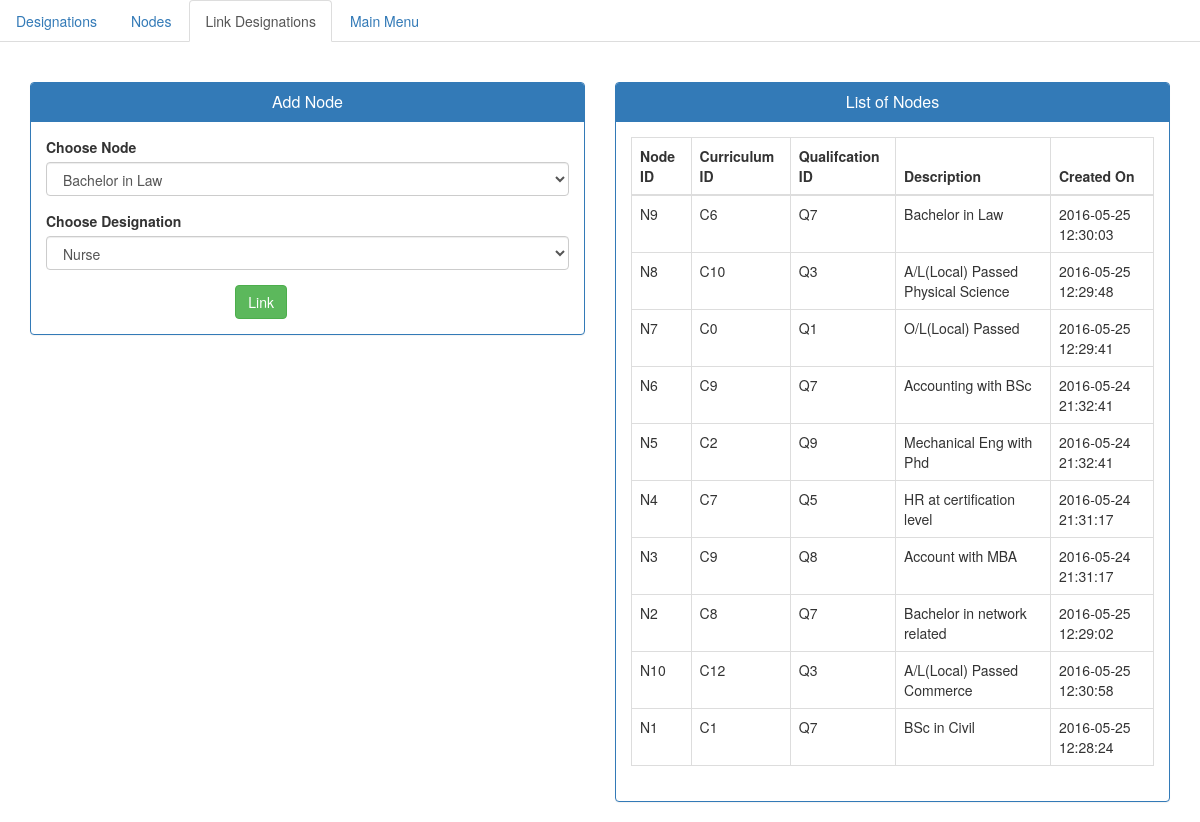
Page /vexpo/linkDesignations.php on the committed database.
### tables this page shows
CREATE TABLE IF NOT EXISTS `node` (
  `node_Id` varchar(5) NOT NULL,
  `curriculum_Id` varchar(5) NOT NULL,
  `qualification_Id` varchar(5) NOT NULL,
  `description` varchar(45) NOT NULL,
  `created_at` timestamp NOT NULL DEFAULT CURRENT_TIMESTAMP ON UPDATE CURRENT_TIMESTAMP,
  `updated_at` timestamp NOT NULL DEFAULT '0000-00-00 00:00:00',
  PRIMARY KEY (`node_Id`),
  UNIQUE KEY `curriculum_Id` (`curriculum_Id`,`qualification_Id`),
  KEY `fk_nodes_curriculum1_idx` (`curriculum_Id`),
  KEY `fk_nodes_qualifications1_idx` (`qualification_Id`)
);

### vexpo/linkDesignations.php (the view, shortened to what this page needs)
<?php
$con = mysqli_connect("vexpo.futureminds.lk","vexpofuturemind_Isira","test@1992","vexpofuturemind_jayandb");
$sql1 = "SELECT node_Id,	curriculum_Id,qualification_Id, description, created_at FROM node ORDER BY node_Id DESC";
$res1 = mysqli_query($con,$sql1) or die(mysqli_error($con));
$sql2 = "SELECT description FROM designation ORDER BY designation_Id DESC";
$res2 = mysqli_query($con,$sql2) or die(mysqli_error($con));
$sql3 = "SELECT description FROM node ORDER BY node_Id DESC";
$res3 = mysqli_query($con,$sql3) or die(mysqli_error($con));
 ?>
<!DOCTYPE HTML>
<html>
  <head>
      <link href="https://maxcdn.bootstrapcdn.com/bootstrap/3.3.6/css/bootstrap.min.css" rel="stylesheet">
  </head>
  <body>
    <ul class="nav nav-tabs">
        <li role="presentation"><a href="designations.php"> Designations  </a></li>
        <li role="presentation"><a href="nodes.php"> Nodes </a></li>
        <li role="presentation" class="active"><a href="linkDesignations.php"> Link Designations </a></li>
          <li role="presentation"><a href="index.php"> Main Menu </a></li>
    </ul>
            <div class="container">
            <br/>
            <br/>
            <div class="row">
              <div class="col-sm-6">
              <div class="panel panel-primary">
                  <div class="panel-heading">  <h4 class="panel-title" align="center"> Add Node </h4></div>
              <div class="panel-body">
                <form action="linkDesignations.php" method="post">
                        <div class="form-group">
                              <label > Choose Node  </label>
                          <select class="form-control" id="node" name="node">
                            <?php
                            while (($row = mysqli_fetch_array($res3)) != null)
                                {
                                  echo "<option>{$row['description']}</option>";
                                }
                            ?>
                          </select>
                        </div>
                        <div class="form-group">
                              <label > Choose Designation </label>
                          <select class="form-control" id="desgName" name="desgName">
                            <?php
                            while (($row = mysqli_fetch_array($res2)) != null)
                                {
                                  echo "<option>{$row['description']}</option>";
                                }
                            ?>
                          </select>
                        </div>
                        <div class="col-sm-4 col-sm-offset-4">
                        <button type="submit" class="btn btn-success" name="submit">Link</button>
                      </div>
                </form>
                 <br/>
              </div>
              </div>
              <br/>
          </div>
            <div class="col-sm-6">
              <div class="panel panel-primary">
                  <div class="panel-heading">  <h4 class="panel-title" align="center"> List of Nodes </h4></div>
              <div class="panel-body">
                <div class="table-responsive">
                             <table class="table table-bordered">
                                 <thead>
                                     <tr>
                                         <th>Node ID</th>
                                         <th> Curriculum ID </th>
                                         <th> Qualifcation ID</th>
                                         <th> Description </th>
                                        <th> Created On </th>
                                     </tr>
                                 </thead>
                                 <tbody>
                                   <?php
                                     if(isset($res1)){
                                      while (($row = mysqli_fetch_array($res1)) != null)
                                          {
                                            echo "<tr>";
                                            echo "<td>{$row['node_Id']}</td>";
                                            echo "<td>{$row['curriculum_Id']}</td>";
                                            echo "<td>{$row['qualification_Id']}</td>";
                                            echo "<td>{$row['description']}</td>";
                                            echo "<td>{$row['created_at']}</td>";
                                            echo "</tr>";
                                          } }
                                   ?>
                                 </tbody>
                             </table>
                         </div>
              </div>
              </div>
            </div>
          </div>
        </div>
  </body>
</html>

### rows in the picture
node: node_Id "N9", curriculum_Id "C6", qualification_Id "Q7", description "Bachelor in Law", created_at "2016-05-25 12:30:03"
node: node_Id "N8", curriculum_Id "C10", qualification_Id "Q3", description "A/L(Local) Passed Physical Science", created_at "2016-05-25 12:29:48"
node: node_Id "N7", curriculum_Id "C0", qualification_Id "Q1", description "O/L(Local) Passed", created_at "2016-05-25 12:29:41"
node: node_Id "N6", curriculum_Id "C9", qualification_Id "Q7", description "Accounting with BSc", created_at "2016-05-24 21:32:41"
node: node_Id "N5", curriculum_Id "C2", qualification_Id "Q9", description "Mechanical Eng with Phd", created_at "2016-05-24 21:32:41"
node: node_Id "N4", curriculum_Id "C7", qualification_Id "Q5", description "HR at certification level", created_at "2016-05-24 21:31:17"
node: node_Id "N3", curriculum_Id "C9", qualification_Id "Q8", description "Account with MBA", created_at "2016-05-24 21:31:17"
node: node_Id "N2", curriculum_Id "C8", qualification_Id "Q7", description "Bachelor in network related", created_at "2016-05-25 12:29:02"
node: node_Id "N10", curriculum_Id "C12", qualification_Id "Q3", description "A/L(Local) Passed Commerce", created_at "2016-05-25 12:30:58"
node: node_Id "N1", curriculum_Id "C1", qualification_Id "Q7", description "BSc in Civil", created_at "2016-05-25 12:28:24"

### other values in the picture
form field node "Bachelor in Law"
form field desgName "Nurse"
